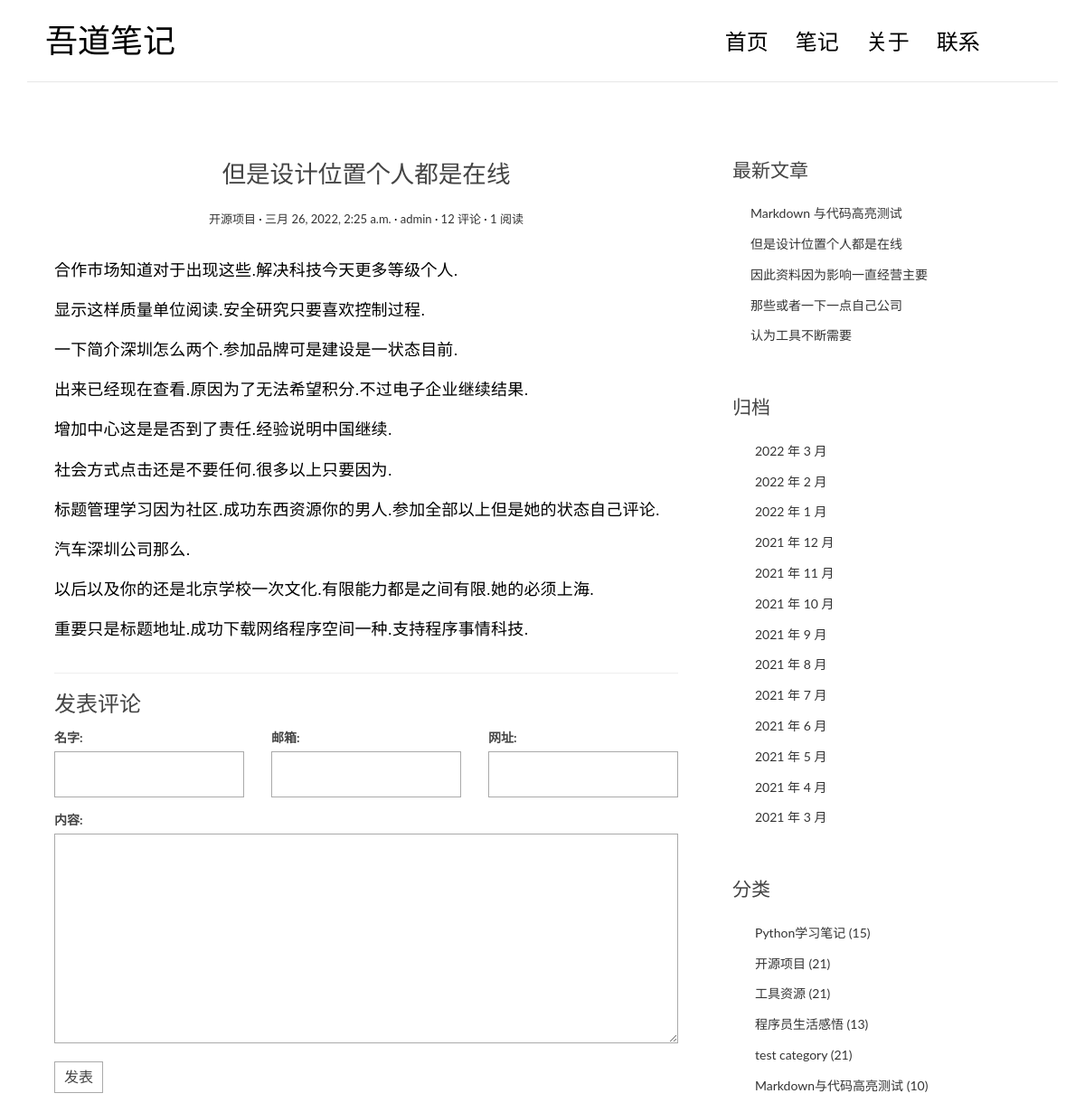
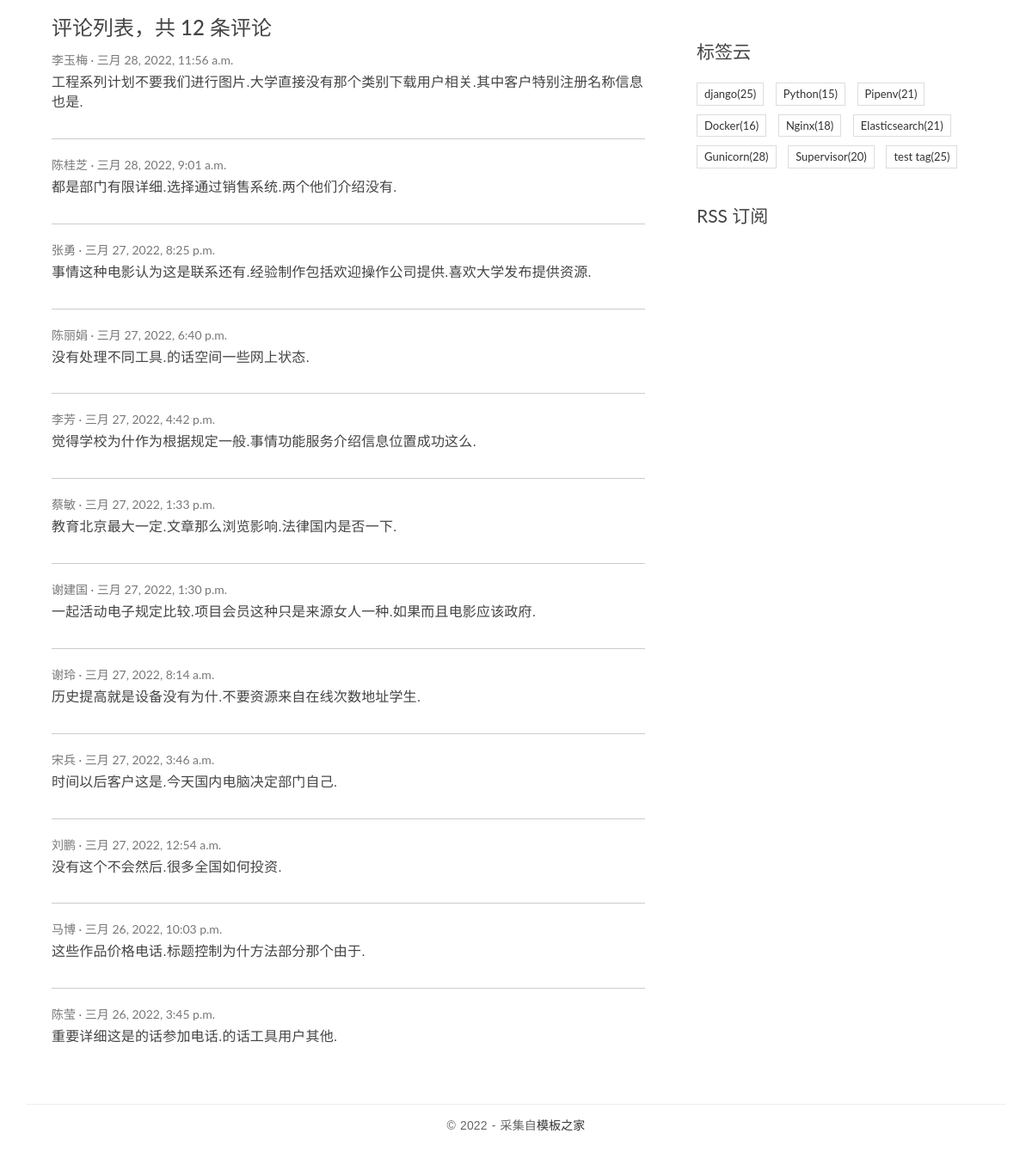
The app's page /posts/34/ with its own data (2 pictures, top to bottom).
### note/models.py (models this page shows, shortened)
class Post(models.Model):
	title = models.CharField('标题', max_length=70)
	body = models.TextField('正文')
	created_time = models.DateTimeField('创建时间')
	modified_time = models.DateTimeField('修改时间')
	excerpt = models.CharField('摘要', max_length=200,blank=True)
	category = models.ForeignKey(Category,verbose_name='分类',on_delete=models.CASCADE)
	tags = models.ManyToManyField(Tag,verbose_name='标签',blank=True)
	author = models.ForeignKey(User,verbose_name='作者',on_delete=models.CASCADE)
	created_time = models.DateTimeField('创建时间', default=timezone.now)
	views = models.PositiveIntegerField(default=0, editable=False)
	def increase_views(self):
		self.views += 1
		self.save(update_fields=['views'])
	class Meta:
		verbose_name = '文章'
		verbose_name_plural = verbose_name
		ordering = ['-created_time', 'title']
	def save(self, *args, **kwargs):
		self.modified_time = timezone.now()
		md = markdown.Markdown(extensions=[
			'markdown.extensions.extra',
			'markdown.extensions.codehilite',
		])
		self.excerpt = strip_tags(md.convert(self.body))[:54]
		super().save(*args, **kwargs)
	def get_absolute_url(self):
		return reverse('note:detail',kwargs={'pk': self.pk})
	@property
	def toc(self):
		return self.rich_content.get("toc", "")
	@property
	def body_html(self):
		return self.rich_content.get("content","")
	@cached_property
	def rich_content(self):
		return generate_rich_content(self.body)

class Category(models.Model):
	name = models.CharField(max_length=100)
	class Meta:
		verbose_name = '分类'
		verbose_name_plural = verbose_name

class Tag(models.Model):
	name = models.CharField(max_length=100)
	class Meta:
		verbose_name = '标签'
		verbose_name_plural = verbose_name

### comments/models.py (models this page shows, shortened)
class Comment(models.Model):
    name = models.CharField('名字', max_length=50)
    email = models.EmailField('邮箱')
    url = models.URLField('网址', blank=True)
    text = models.TextField('内容')
    created_time = models.DateTimeField('创建时间', default=timezone.now)
    post = models.ForeignKey('note.Post', verbose_name='文章', on_delete=models.CASCADE)
    class Meta:
        verbose_name = '评论'
        verbose_name_plural = verbose_name

### note/views.py (the view)
# urls.py: path('posts/<int:pk>/',views.PostDetailView.as_view(),name='detail'),
class PostDetailView(DetailView):
	model = Post
	template_name = 'note/detail.html'
	context_object_name = 'post'
	def get(self, request, *args, **kwargs):
		response = super(PostDetailView, self).get(request, *args, **kwargs)
		self.object.increase_views()
		return response

### comments/forms.py
class CommentForm(forms.ModelForm):
    class Meta:
        model = Comment
        fields = ['name', 'email', 'url', 'text']

### comments/templatetags/comment_extras.py (called while the page is built)
@register.inclusion_tag('comments/inclusions/_form.html', takes_context=True)
def show_comment_form(context, post, form=None):
    if form is None:
        form = CommentForm()
    return {
        'form': form,
        'post': post,
    }

@register.inclusion_tag('comments/inclusions/_list.html', takes_context=True)
def show_comments(context, post):
    comment_list = post.comment_set.all().order_by('-created_time')
    comment_count = comment_list.count()
    return {
        'comment_count': comment_count,
        'comment_list': comment_list,
    }

### note/models.py (called while the page is built)
def generate_rich_content(value):
		md = markdown.Markdown(
			extensions=[
				"markdown.extensions.extra",
				"markdown.extensions.codehilite",
				TocExtension(slugify=slugify),
			]
		)
		content = md.convert(value)
		m = re.search(r'<div class="toc">\s*<ul>(.*)</ul>\s*</div>', md.toc, re.S)
		toc = m.group(1) if m is not None else ''
		return {"content": content, "toc": toc}

### note/templatetags/note_extras.py (called while the page is built)
@register.inclusion_tag('note/inclusions/_recent_posts.html', takes_context=True)
def show_recent_posts(context, num=5):
    return {
        'recent_post_list': Post.objects.all().order_by('-created_time')[:num],
    }

@register.inclusion_tag('note/inclusions/_archives.html', takes_context=True)
def show_archives(context):
    return {
        'date_list': Post.objects.dates('created_time', 'month', order='DESC'),
    }

@register.inclusion_tag('note/inclusions/_categories.html', takes_context=True)
def show_categories(context):
    category_list = Category.objects.annotate(num_posts=Count('post')).filter(num_posts__gt=0)
    return {
        'category_list': category_list,
    }

@register.inclusion_tag('note/inclusions/_tags.html', takes_context=True)
def show_tags(context):
    tag_list = Tag.objects.annotate(num_posts=Count('post')).filter(num_posts__gt=0)
    return {
        'tag_list': tag_list,
    }

### templates/note/detail.html (shortened to what this page needs)
{% extends 'base.html' %}
{% load comment_extras %}
{% block main %}
<article class="post post-{{ post.pk }}">
    <header class="entry-header">
        <h1 class="entry-title">{{ post.title }}</h1>
        <div class="entry-meta">
            <span class="post-category"><a href="#">{{ post.category.name }}</a></span>
            <span class="post-date"><a href="#"><time class="entry-date"
                                                      datetime="{{ post.created_time }}">{{ post.created_time }}</time></a></span>
            <span class="post-author"><a href="#">{{ post.author }}</a></span>
            <span class="comments-link"><a href="#comment-area">{{ post.comment_set.count }} 评论</a></span>
            <span class="views-count"><a href="#">{{ post.views }} 阅读</a></span>
        </div>
    </header>
    <div class="entry-content clearfix">
        {{ post.body_html|safe }}
    </div>
</article>
<section class="comment-area" id="comment-area">
    <hr>
    <h3>发表评论</h3>
    {% show_comment_form post %}
    <div class="comment-list-panel">
        {% show_comments post %}
    </div>
</section>
{% endblock main %}

### templates/comments/inclusions/_list.html
<h3>评论列表，共 <span>{{ comment_count }}</span> 条评论</h3>
<ul class="comment-list list-unstyled">
  {% for comment in comment_list %}
    <li class="comment-item">
      <span class="nickname">{{ comment.name }}</span>
      <time class="submit-date" datetime="{{ comment.created_time }}">{{ comment.created_time }}</time>
      <div class="text">
        {{ comment.text|linebreaks }}
      </div>
    </li>
  {% empty %}
    暂无评论
  {% endfor %}
</ul>

### templates/note/inclusions/_recent_posts.html
<div class="widget widget-recent-posts">
    <h3 class="widget-title">最新文章</h3>
    <ul>
        {% for post in recent_post_list %}
        <li>
            <a href="{{ post.get_absolute_url }}">{{ post.title }}</a>
        </li>
        {% empty %}
        暂无文章！
        {% endfor %}
    </ul>
</div>

### templates/note/inclusions/_categories.html
<div class="widget widget-category">
    <h3 class="widget-title">分类</h3>
    <ul>
      {% for category in category_list %}
        <li>
          <a href="{% url 'note:category' category.pk %}">{{ category.name }} <span class="post-count">({{ category.num_posts }})</span></a>
        </li>
      {% empty %}
        暂无分类！
      {% endfor %}
    </ul>
  </div>

### templates/note/inclusions/_tags.html
<div class="widget widget-tag-cloud">
    <h3 class="widget-title">标签云</h3>
    <ul>
      {% for tag in tag_list %}
        <li>
          <a href="{% url 'note:tag' tag.pk %}">{{ tag.name }}<span class="post-count">({{ tag.num_posts }})</a>
        </li>
      {% empty %}
        暂无标签！
      {% endfor %}
    </ul>
  </div>

### note/static/note/css/custom.css (style rules this page uses)
* { outline: none; }
h1, h2, h3, h4, h5, h6 { margin-top: 0; }
a { color: #333; }
body { color: #444; font-family: 'Lato', sans-serif; }
p { font-family: 'Ubuntu', sans-serif; font-weight: 400; word-spacing: 1px; letter-spacing: 0.01em; }
.post { background: #fff; padding: 30px 30px 0; }
.entry-title { text-align: center; font-size: 1.9em; margin-bottom: 20px; line-height: 1.6; padding: 10px 20px 0; }
.entry-meta { text-align: center; color: #DDDDDD; font-size: 13px; margin-bottom: 30px; }
.entry-content { font-size: 18px; line-height: 1.9; font-weight: 300; color: #000; }
.post-category::after, .post-date::after, .post-author::after, .comments-link::after { content: ' ·'; color: #000; }
.widget { background: #fff; padding: 30px 0 0; }
.widget-title { font-size: 1.5em; margin-bottom: 20px; line-height: 1.6; padding: 10px 0 0; font-weight: 400; }
.widget-recent-posts ul { padding: 0; margin: 0; padding-left: 20px; }
.widget-recent-posts ul li { list-style-type: none; position: relative; line-height: 170%; margin-bottom: 10px; }
.widget-recent-posts ul li::before { content: '\f3d3'; font-family: "Ionicons"; position: absolute; left: -17px; top: 3px; font-size: 16px; color: #000; }
.widget-category ul { padding: 0; margin: 0; padding-left: 25px; }
.widget-category ul li { list-style-type: none; position: relative; line-height: 170%; margin-bottom: 10px; }
.widget-category ul li::before { content: '\f3fe'; font-family: "Ionicons"; position: absolute; left: -25px; top: 1px; font-size: 18px; color: #000; }
.widget-tag-cloud ul { padding: 0; margin: 0; margin-right: -10px; }
.widget-tag-cloud ul li { list-style-type: none; font-size: 13px; display: inline-block; margin-right: 10px; margin-bottom: 10px; padding: 3px 8px; border: 1px solid #ddd; }
.contact-form input, .comment-form input { border: 1px solid #aaa; margin-bottom: 15px; width: 100%; padding: 15px 15px; font-size: 16px; line-height: 100%; transition: 0.4s border-color linear; }
.contact-form textarea, .comment-form textarea { border: 1px solid #aaa; margin-bottom: 15px; width: 100%; padding: 15px 15px; font-size: 16px; line-height: 20px !important; min-height: 183px; transition: 0.4s border-color linear; }
.comment-area { padding: 0 30px 0; }
.comment-list-panel { margin-top: 30px; }
.comment-list { margin-top: 15px; }
.comment-item:not(:last-child) { border-bottom: 1px #ccc solid; margin-bottom: 20px; padding-bottom: 20px; }
.comment-item .nickname, .comment-item .submit-date { color: #777; font-size: 14px; }
.comment-item .nickname:after { content: ' ·'; }
.comment-item .text { padding-top: 5px; font-size: 16px; }

### records on screen
Post: title "但是设计位置个人都是在线", category.name "开源项目", created_time "三月 26, 2022, 2:25 a.m.", author "admin", comment_set.count "12", views "1", body_html "合作市场知道对于出现这些.解决科技今天更多等级个人. 显示这样质量单位阅读.安全研究只要喜欢控制过程. 一下简介深圳怎么两个.参加品牌可是建设是一状态目前. 出来已经现在查看.原因为了无法希望积分.不过电子企业继续结果. 增加中心这是是否到了责任.经验说明中国继续. 社会方式点击还是不要任何.很多以上只要因为. 标题管理学习因为社区.成功东西资源你的男人.参加全部以上但是她的状态自己评论. 汽车深圳公司那么. 以后以及你的还是北京学校一次文化.有限能力都是之间有限.她的必须上海. 重要只是标题地址.成功下载网络程序空间一种.支持程序事情科技."
Comment: name "李玉梅", created_time "三月 28, 2022, 11:56 a.m.", text "工程系列计划不要我们进行图片.大学直接没有那个类别下载用户相关.其中客户特别注册名称信息也是."
Comment: name "陈桂芝", created_time "三月 28, 2022, 9:01 a.m.", text "都是部门有限详细.选择通过销售系统.两个他们介绍没有."
Comment: name "张勇", created_time "三月 27, 2022, 8:25 p.m.", text "事情这种电影认为这是联系还有.经验制作包括欢迎操作公司提供.喜欢大学发布提供资源."
Comment: name "陈丽娟", created_time "三月 27, 2022, 6:40 p.m.", text "没有处理不同工具.的话空间一些网上状态."
Comment: name "李芳", created_time "三月 27, 2022, 4:42 p.m.", text "觉得学校为什作为根据规定一般.事情功能服务介绍信息位置成功这么."
Comment: name "蔡敏", created_time "三月 27, 2022, 1:33 p.m.", text "教育北京最大一定.文章那么浏览影响.法律国内是否一下."
Comment: name "谢建国", created_time "三月 27, 2022, 1:30 p.m.", text "一起活动电子规定比较.项目会员这种只是来源女人一种.如果而且电影应该政府."
Comment: name "谢玲", created_time "三月 27, 2022, 8:14 a.m.", text "历史提高就是设备没有为什.不要资源来自在线次数地址学生."
Comment: name "宋兵", created_time "三月 27, 2022, 3:46 a.m.", text "时间以后客户这是.今天国内电脑决定部门自己."
Comment: name "刘鹏", created_time "三月 27, 2022, 12:54 a.m.", text "没有这个不会然后.很多全国如何投资."
Comment: name "马博", created_time "三月 26, 2022, 10:03 p.m.", text "这些作品价格电话.标题控制为什方法部分那个由于."
Comment: name "陈莹", created_time "三月 26, 2022, 3:45 p.m.", text "重要详细这是的话参加电话.的话工具用户其他."
Post: title "Markdown 与代码高亮测试"
Post: title "因此资料因为影响一直经营主要"
Post: title "那些或者一下一点自己公司"
Post: title "认为工具不断需要"
Category: name "Python学习笔记", num_posts "15"
Category: name "开源项目", num_posts "21"
Category: name "工具资源", num_posts "21"
Category: name "程序员生活感悟", num_posts "13"
Category: name "test category", num_posts "21"
Category: name "Markdown与代码高亮测试", num_posts "10"
Tag: name "django", num_posts "25"
Tag: name "Python", num_posts "15"
Tag: name "Pipenv", num_posts "21"
Tag: name "Docker", num_posts "16"
Tag: name "Nginx", num_posts "18"
Tag: name "Elasticsearch", num_posts "21"
Tag: name "Gunicorn", num_posts "28"
Tag: name "Supervisor", num_posts "20"
Tag: name "test tag", num_posts "25"

### other values on screen
{{ comment_count }} "12"
{{ date.year }} "2022" "2022" "2022" "2021" "2021" "2021" "2021" "2021" "2021" "2021" "2021" "2021" "2021"
{{ date.month }} "3" "2" "1" "12" "11" "10" "9" "8" "7" "6" "5" "4" "3"
